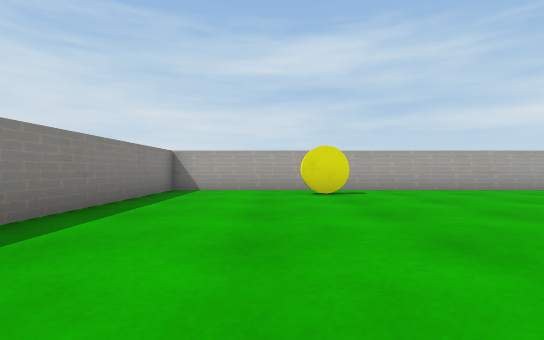
[1] (above)

19 first-person views from a walk through a 3-D level made in the Unity game engine. The camera is 0.51 m above the floor, looks level and sees 85° across. The floor is counted in squares, 1 m on a side. Each view is taken from the middle of a square. On the plan, view 1 faces up. The plan holds only what a view shows up to about 9 squares ahead; the rest is blank. The player character is not drawn. Some surface patterns are stand-ins.

[2]
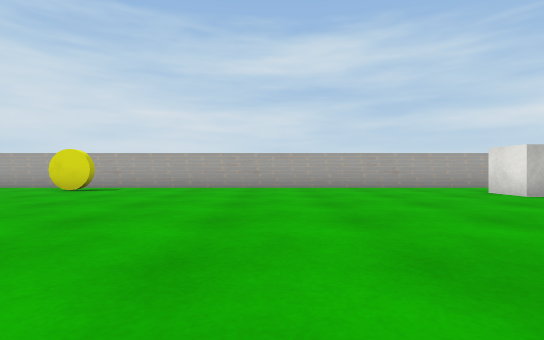

[3]
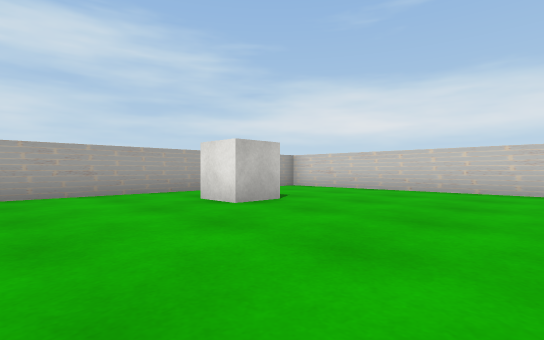

[4]
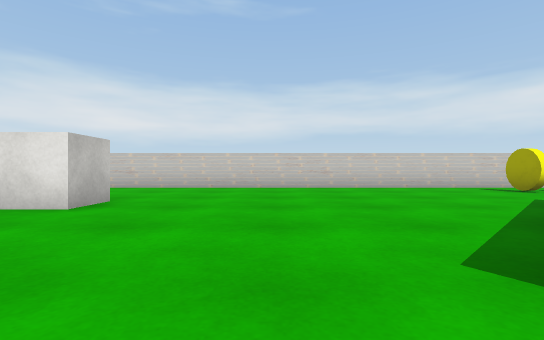

[5]
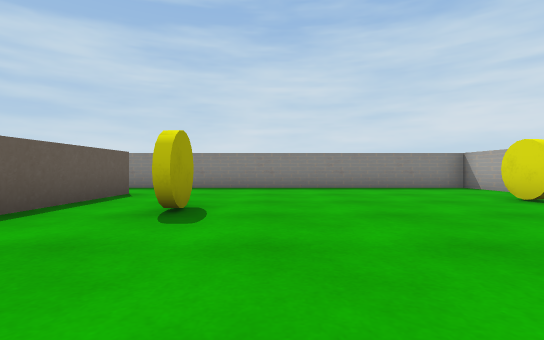

[6]
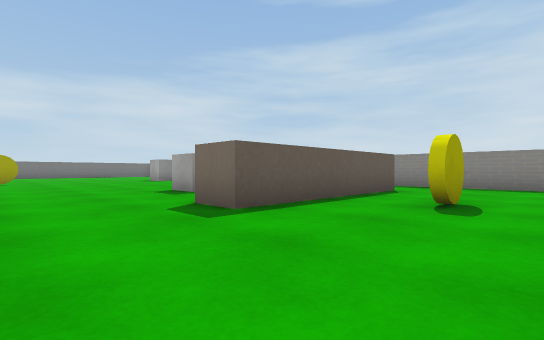

[7]
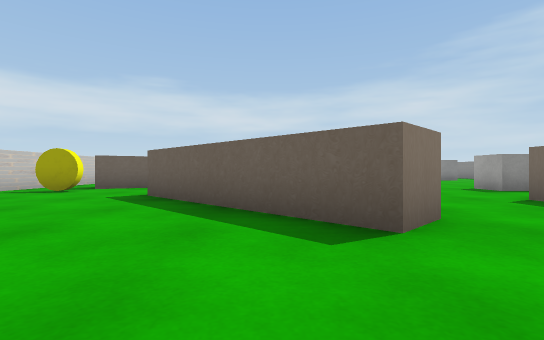

[8]
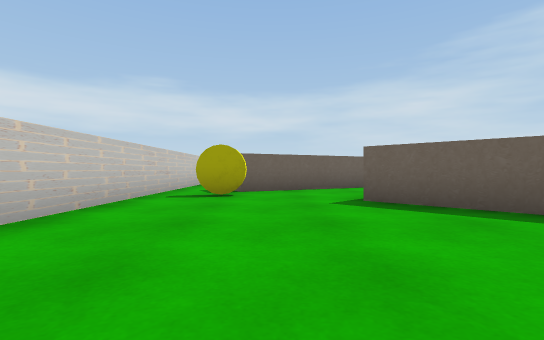

[9]
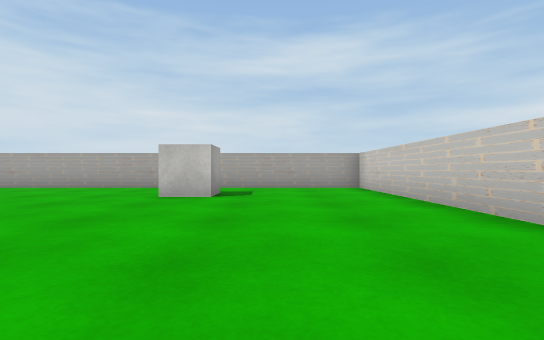

[10]
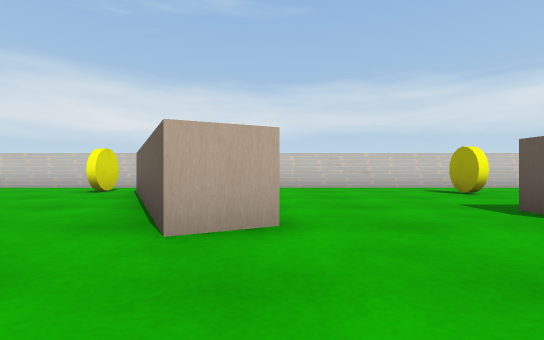

[11]
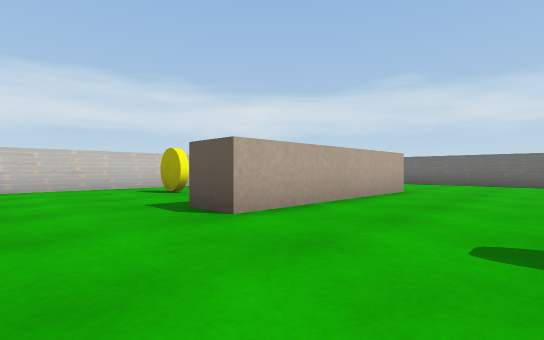

[12]
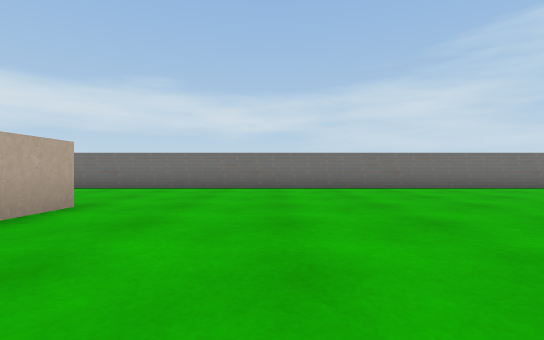

[13]
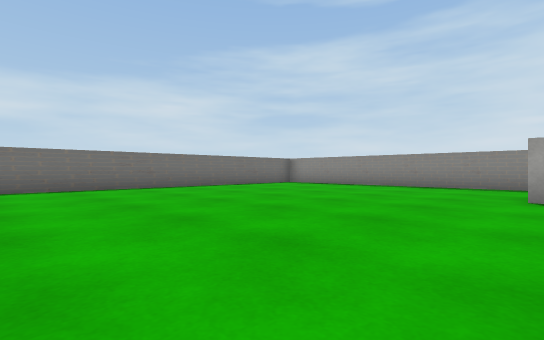

[14]
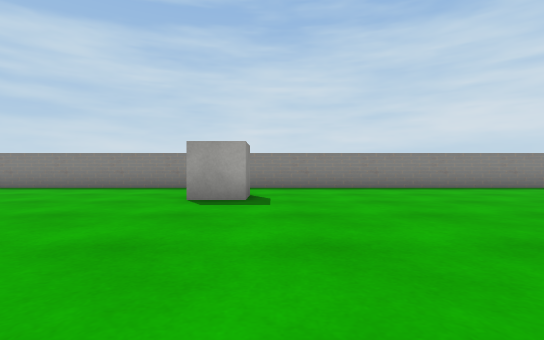

[15]
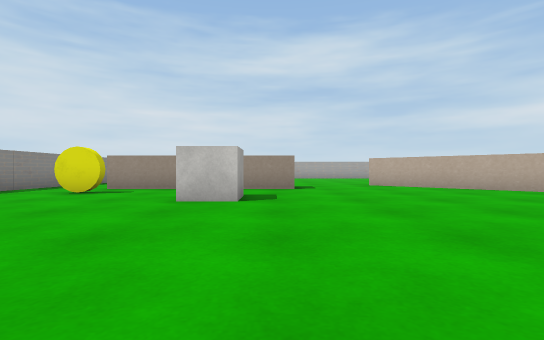

[16]
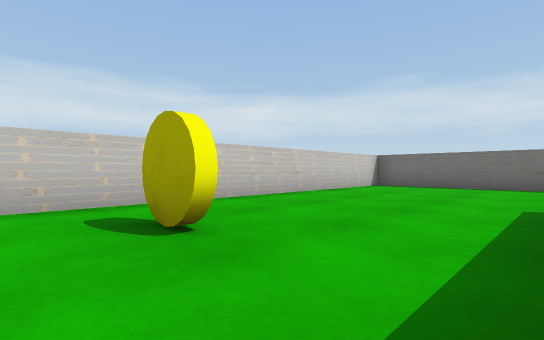

[17]
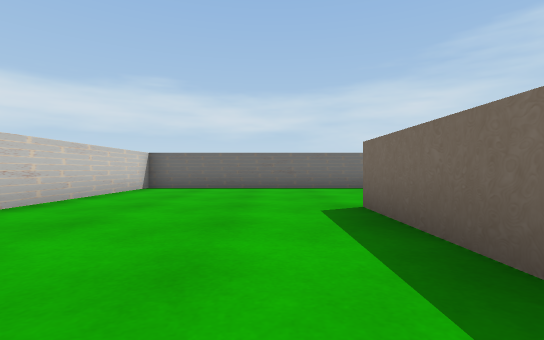

[18]
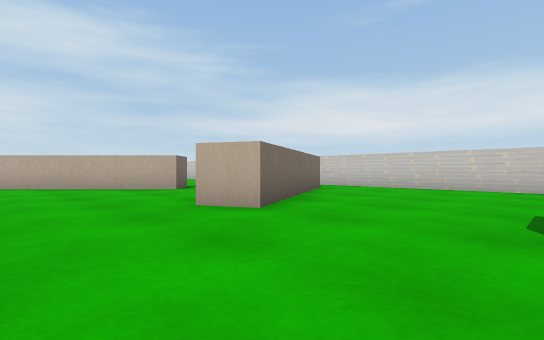

[19]
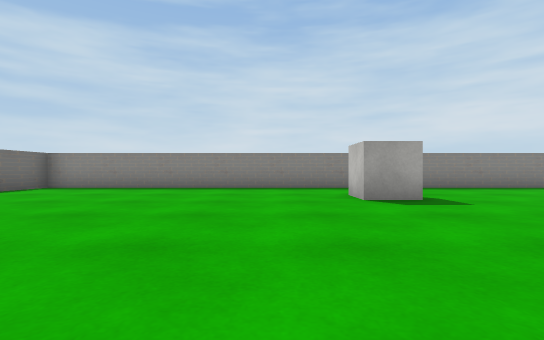

### Floor plan
Ten units are one square. View 1 is at (0, 0); x grows to the right and y downward. Boxes are objects, and circles mark ways between rooms. Rooms are numbered by the first view taken in them; rooms with no view inside come last. Other rooms are left out.
<svg viewBox="-30 -80 190 289">
<path fill="none" stroke="#000" d="M81 9 72 1 79 -6 115 29 108 36M-5 11 46 11M119 58 137 49M155 64 155 -75 -25 -75 -25 25M107 134 107 161M97 161 97 111 108 111M108 36 81 9M141 59 97 81 93 72 119 58M15 21 -5 21M46 11 46 21 32 21M-25 25 -25 204 155 204 155 64"/>
<rect x="5" y="-65" width="10" height="10" fill="#bbb"><title>disc</title></rect>
<rect x="15" y="-15" width="10" height="10" fill="#bbb"><title>disc</title></rect>
<rect x="105" y="-55" width="20" height="10" fill="#bbb"><title>cube</title></rect>
<rect x="135" y="35" width="10" height="10" fill="#bbb"><title>disc</title></rect>
<rect x="-5" y="115" width="20" height="10" fill="#bbb"><title>cube</title></rect>
<rect x="-5" y="25" width="10" height="10" fill="#bbb"><title>disc</title></rect>
<rect x="25" y="35" width="10" height="20" fill="#bbb"><title>cube</title></rect>
<rect x="125" y="115" width="10" height="10" fill="#bbb"><title>disc</title></rect>
<circle cx="-15" cy="15" r="3" fill="#2a7"/>
<circle cx="115" cy="45" r="3" fill="#2a7"/>
<circle cx="150" cy="55" r="3" fill="#2a7"/>
<circle cx="60" cy="10" r="3" fill="#2a7"/>
<text x="70" y="-20">1</text>
<text x="60" y="120">2</text>
</svg>
Room 1 opens to room 2.

Where each view was taken, in squares from view 1:
view 1: 0 up, 0 right, facing up
view 2: 1 down, 6 right, facing up
view 3: 1 up, 8 right, facing up-right
view 4: 2 up, 7 right, facing right
view 5: 2 up, 6 right, facing left
view 6: 2 up, 7 right, facing down-left
view 7: 3 up, 9 right, facing down
view 8: 2 up, 13 right, facing down
view 9: 1 down, 13 right, facing up
view 10: 8 down, 7 right, facing right
view 11: 9 down, 7 right, facing down-right
view 12: 12 down, 7 right, facing down
view 13: 12 down, 7 right, facing down-left
view 14: 11 down, 6 right, facing left
view 15: 10 down, 4 right, facing up
view 16: 11 down, 11 right, facing down-right
view 17: 12 down, 12 right, facing down
view 18: 11 down, 7 right, facing up-right
view 19: 14 down, 6 right, facing left
